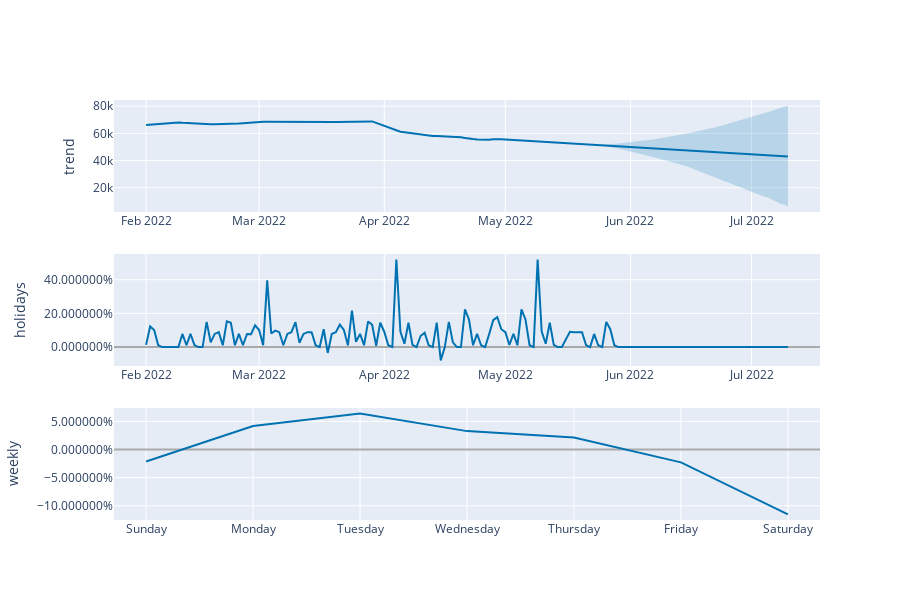

This figure's notebook cell:
### Code cell
plot_components_plotly(testm, forecasttest)

### Figure 1 — Plotly figure (JSON) as saved in the notebook; plotly's stock layout.template omitted (floating-point values rounded to 4 significant figures; data arrays with more than 128 entries replaced by an {"elided": "..."} marker saying what was removed)
{"data": [{"line": {"color": "#0072B2", "width": 2}, "mode": "lines", "name": "trend", "type": "scatter", "x": {"elided": "160 str values"}, "xaxis": "x", "y": {"elided": "160 float values"}, "yaxis": "y"}, {"line": {"color": "rgba(0, 114, 178, 0.2)", "width": 0}, "mode": "lines", "name": "trend_upper", "type": "scatter", "x": {"elided": "160 str values"}, "xaxis": "x", "y": {"elided": "160 float values"}, "yaxis": "y"}, {"fill": "tonexty", "fillcolor": "rgba(0, 114, 178, 0.2)", "line": {"color": "rgba(0, 114, 178, 0.2)", "width": 0}, "mode": "lines", "name": "trend_lower", "type": "scatter", "x": {"elided": "160 str values"}, "xaxis": "x", "y": {"elided": "160 float values"}, "yaxis": "y"}, {"line": {"color": "#0072B2", "width": 2}, "mode": "lines", "name": "holidays", "text": {"elided": "160 str values"}, "type": "scatter", "x": {"elided": "160 str values"}, "xaxis": "x2", "y": {"elided": "160 float values"}, "yaxis": "y2"}, {"line": {"color": "#0072B2", "width": 2}, "mode": "lines", "name": "weekly", "type": "scatter", "x": ["2017-01-01T00:00:00", "2017-01-02T00:00:00", "2017-01-03T00:00:00", "2017-01-04T00:00:00", "2017-01-05T00:00:00", "2017-01-06T00:00:00", "2017-01-07T00:00:00"], "xaxis": "x3", "y": [-0.02135, 0.04172, 0.06383, 0.03268, 0.02139, -0.02289, -0.1154], "yaxis": "y3"}], "layout": {"height": 600, "showlegend": false, "width": 900, "xaxis": {"anchor": "y", "domain": [0, 1], "range": ["2022-01-24T01:12:00", "2022-07-17T22:48:00"], "type": "date"}, "xaxis2": {"anchor": "y2", "domain": [0, 1], "range": ["2022-01-24T01:12:00", "2022-07-17T22:48:00"], "type": "date"}, "xaxis3": {"anchor": "y3", "domain": [0, 1], "range": ["2016-12-31T16:48:00", "2017-01-07T07:12:00"], "tickformat": "%A", "type": "date"}, "yaxis": {"anchor": "x", "domain": [0.7333, 1], "rangemode": "normal", "title": {"text": "trend"}, "zerolinecolor": "#AAA"}, "yaxis2": {"anchor": "x2", "domain": [0.3667, 0.6333], "hoverformat": ".2%", "rangemode": "tozero", "tickformat": "%", "title": {"text": "holidays"}, "zerolinecolor": "#AAA"}, "yaxis3": {"anchor": "x3", "domain": [0, 0.2667], "hoverformat": ".2%", "tickformat": "%", "title": {"text": "weekly"}, "zerolinecolor": "#AAA"}}}
